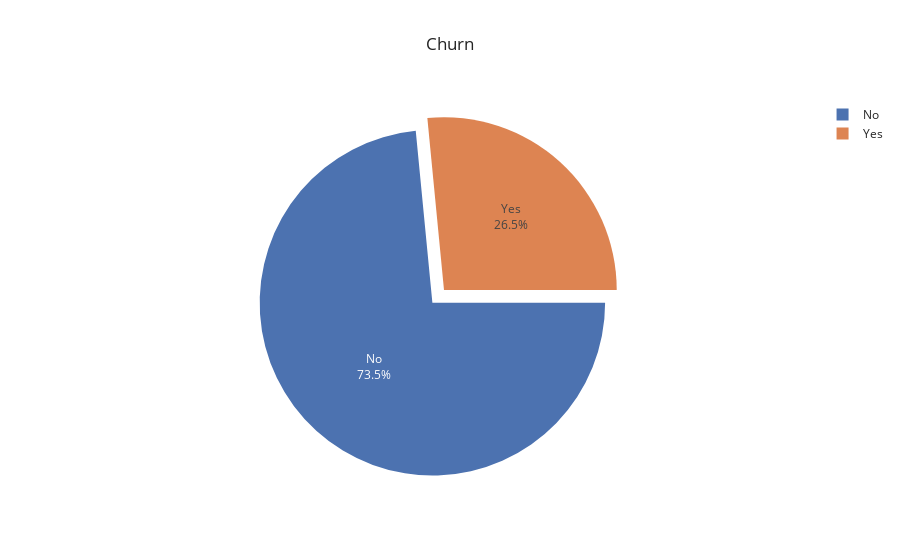

Notebook source saved alongside this figure:
### Markdown cell above
## Visualizing Data

### Code cell
# Visualizing Churn proportion
fig=px.pie(df, names='Churn', template='seaborn', title='Churn')
fig.update_traces(rotation=90, pull=[0.1], textinfo='percent+label')
fig.show()

### Figure 1 — Plotly figure (JSON) as saved in the notebook; plotly's stock layout.template omitted (floating-point values rounded to 4 significant figures; data arrays with more than 128 entries replaced by an {"elided": "..."} marker saying what was removed)
{"data": [{"domain": {"x": [0, 1], "y": [0, 1]}, "hovertemplate": "Churn=%{label}<extra></extra>", "labels": {"elided": "7043 str values"}, "legendgroup": "", "name": "", "pull": [0.1], "rotation": 90, "showlegend": true, "textinfo": "percent+label", "type": "pie"}], "layout": {"legend": {"tracegroupgap": 0}, "title": {"text": "Churn"}}}
